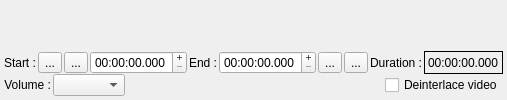
       <widget class="QWidget" name="TabVideo">
        <attribute name="icon">
         <iconset resource="../../../RSCffDiaporama.qrc">
          <normaloff>:/img/EditMovie.png</normaloff>:/img/EditMovie.png</iconset>
        </attribute>
        <attribute name="title">
         <string notr="true"/>
        </attribute>
        <layout class="QVBoxLayout" name="verticalLayout_3">
         <property name="spacing">
          <number>0</number>
         </property>
         <property name="margin">
          <number>4</number>
         </property>
         <item>
          <widget class="wgt_QVideoPlayer" name="VideoPlayer" native="true">
           <property name="sizePolicy">
            <sizepolicy hsizetype="Expanding" vsizetype="Expanding">
             <horstretch>0</horstretch>
             <verstretch>0</verstretch>
            </sizepolicy>
           </property>
          </widget>
         </item>
         <item>
          <layout class="QHBoxLayout" name="horizontalLayout_5">
           <property name="spacing">
            <number>2</number>
           </property>
           <property name="margin">
            <number>0</number>
           </property>
           <item>
            <widget class="QLabel" name="label_17">
             <property name="text">
              <string>Start :</string>
             </property>
            </widget>
           </item>
           <item>
            <widget class="QToolButton" name="SeekLeftBt">
             <property name="toolTip">
              <string extracomment="Tooltip in dialog box">Move to start position</string>
             </property>
             <property name="text">
              <string notr="true">...</string>
             </property>
             <property name="icon">
              <iconset resource="../../../RSCffDiaporama.qrc">
               <normaloff>:/img/player_rew.png</normaloff>:/img/player_rew.png</iconset>
             </property>
            </widget>
           </item>
           <item>
            <widget class="QToolButton" name="DefStartPosBT">
             <property name="toolTip">
              <string extracomment="Tooltip in dialog box">Use current position as start position</string>
             </property>
             <property name="text">
              <string notr="true">...</string>
             </property>
             <property name="icon">
              <iconset resource="../../../RSCffDiaporama.qrc">
               <normaloff>:/img/PosStart.png</normaloff>:/img/PosStart.png</iconset>
             </property>
            </widget>
           </item>
           <item>
            <widget class="QDateTimeEdit" name="StartPosEd">
             <property name="sizePolicy">
              <sizepolicy hsizetype="Preferred" vsizetype="Fixed">
               <horstretch>0</horstretch>
               <verstretch>0</verstretch>
              </sizepolicy>
             </property>
             <property name="toolTip">
              <string extracomment="Tooltip in dialog box">Define the start position to use</string>
             </property>
             <property name="buttonSymbols">
              <enum>QAbstractSpinBox::PlusMinus</enum>
             </property>
             <property name="specialValueText">
              <string notr="true"/>
             </property>
             <property name="displayFormat">
              <string notr="true">HH:mm:ss.zzz</string>
             </property>
            </widget>
           </item>
           <item>
            <widget class="QLabel" name="label_19">
             <property name="sizePolicy">
              <sizepolicy hsizetype="Expanding" vsizetype="Preferred">
               <horstretch>0</horstretch>
               <verstretch>0</verstretch>
              </sizepolicy>
             </property>
             <property name="text">
              <string>End :</string>
             </property>
             <property name="alignment">
              <set>Qt::AlignRight|Qt::AlignTrailing|Qt::AlignVCenter</set>
             </property>
            </widget>
           </item>
           <item>
            <widget class="QDateTimeEdit" name="EndPosEd">
             <property name="sizePolicy">
              <sizepolicy hsizetype="Preferred" vsizetype="Fixed">
               <horstretch>0</horstretch>
               <verstretch>0</verstretch>
              </sizepolicy>
             </property>
             <property name="toolTip">
              <string extracomment="Tooltip in dialog box">Define the end position to use</string>
             </property>
             <property name="buttonSymbols">
              <enum>QAbstractSpinBox::PlusMinus</enum>
             </property>
             <property name="specialValueText">
              <string notr="true"/>
             </property>
             <property name="currentSection">
              <enum>QDateTimeEdit::HourSection</enum>
             </property>
             <property name="displayFormat">
              <string notr="true">HH:mm:ss.zzz</string>
             </property>
            </widget>
           </item>
           <item>
            <widget class="QToolButton" name="DefEndPosBT">
             <property name="toolTip">
              <string extracomment="Tooltip in dialog box">Use current position as end position</string>
             </property>
             <property name="text">
              <string notr="true">...</string>
             </property>
             <property name="icon">
              <iconset resource="../../../RSCffDiaporama.qrc">
               <normaloff>:/img/PosEnd.png</normaloff>:/img/PosEnd.png</iconset>
             </property>
            </widget>
           </item>
           <item>
            <widget class="QToolButton" name="SeekRightBt">
             <property name="toolTip">
              <string extracomment="Tooltip in dialog box">Move to end position</string>
             </property>
             <property name="text">
              <string notr="true">...</string>
             </property>
             <property name="icon">
              <iconset resource="../../../RSCffDiaporama.qrc">
               <normaloff>:/img/player_fwd.png</normaloff>:/img/player_fwd.png</iconset>
             </property>
            </widget>
           </item>
           <item>
            <widget class="QLabel" name="label_21">
             <property name="sizePolicy">
              <sizepolicy hsizetype="Expanding" vsizetype="Preferred">
               <horstretch>0</horstretch>
               <verstretch>0</verstretch>
              </sizepolicy>
             </property>
             <property name="text">
              <string>Duration :</string>
             </property>
             <property name="alignment">
              <set>Qt::AlignRight|Qt::AlignTrailing|Qt::AlignVCenter</set>
             </property>
            </widget>
           </item>
           <item>
            <widget class="QLabel" name="ActualDuration">
             <property name="frameShape">
              <enum>QFrame::Box</enum>
             </property>
             <property name="text">
              <string notr="true">00:00:00.000</string>
             </property>
            </widget>
           </item>
          </layout>
         </item>
         <item>
          <layout class="QHBoxLayout" name="horizontalLayout_3">
           <property name="spacing">
            <number>2</number>
           </property>
           <property name="margin">
            <number>0</number>
           </property>
           <item>
            <widget class="QLabel" name="label_22">
             <property name="sizePolicy">
              <sizepolicy hsizetype="Preferred" vsizetype="Preferred">
               <horstretch>0</horstretch>
               <verstretch>0</verstretch>
              </sizepolicy>
             </property>
             <property name="text">
              <string>Volume :</string>
             </property>
             <property name="alignment">
              <set>Qt::AlignRight|Qt::AlignTrailing|Qt::AlignVCenter</set>
             </property>
            </widget>
           </item>
           <item>
            <widget class="QComboBox" name="VolumeReductionFactorCB">
             <property name="sizePolicy">
              <sizepolicy hsizetype="Preferred" vsizetype="Fixed">
               <horstretch>0</horstretch>
               <verstretch>0</verstretch>
              </sizepolicy>
             </property>
             <property name="toolTip">
              <string>Select the &quot; Master Volume &quot; for the movie</string>
             </property>
             <property name="currentIndex">
              <number>-1</number>
             </property>
            </widget>
           </item>
           <item>
            <spacer name="horizontalSpacer_3">
             <property name="orientation">
              <enum>Qt::Horizontal</enum>
             </property>
             <property name="sizeHint" stdset="0">
              <size>
               <width>40</width>
               <height>20</height>
              </size>
             </property>
            </spacer>
           </item>
           <item>
            <widget class="QCheckBox" name="DeinterlaceBt">
             <property name="text">
              <string>Deinterlace video</string>
             </property>
            </widget>
           </item>
          </layout>
         </item>
        </layout>
       </widget>
